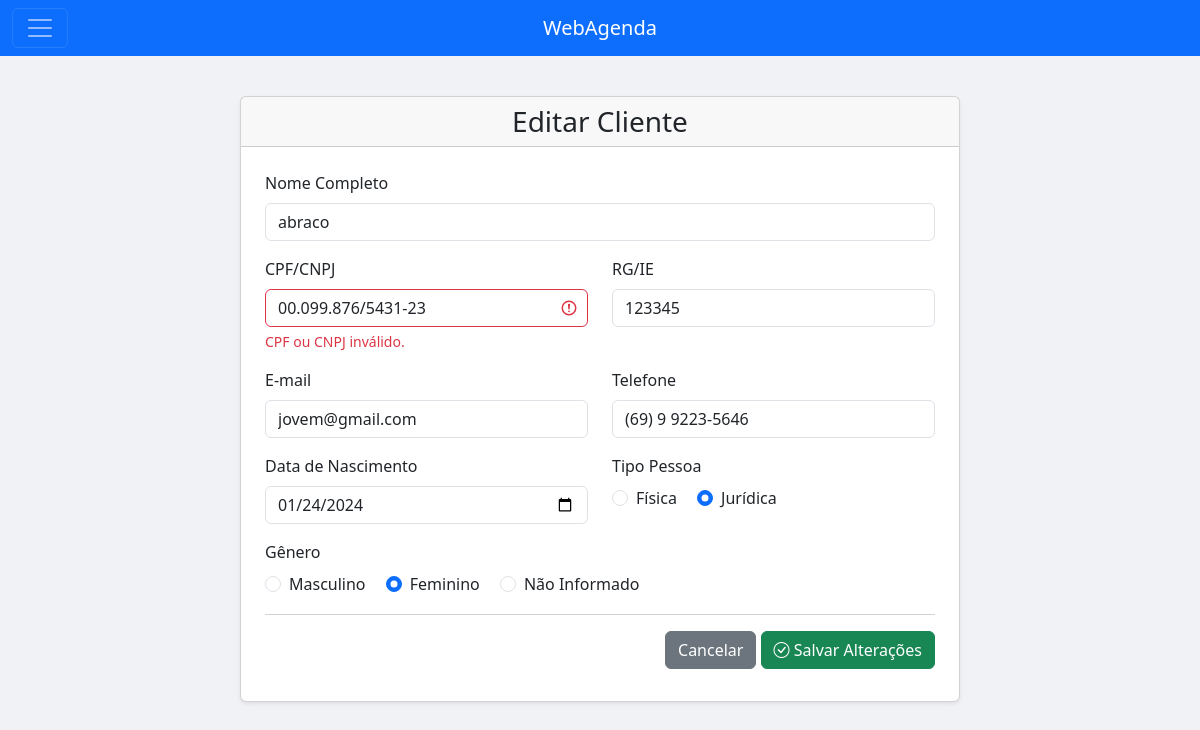
Screenshot of /Scripts/agenda.php?menuop=editarcliente&idcli=12 (signed in) with the database file from the repository.
### tables this page shows
CREATE TABLE IF NOT EXISTS `pessoas` (
  `id_pessoa` int NOT NULL AUTO_INCREMENT,
  `nome` varchar(100) NOT NULL,
  `cpfcnpj` varchar(20) NOT NULL,
  `rgie` varchar(20) DEFAULT NULL,
  `nasc` date DEFAULT NULL,
  `f_j` smallint DEFAULT NULL COMMENT '0-Pessoa Fisica, 1-Pessoa Juridica',
  `tipopessoa` smallint DEFAULT NULL COMMENT '0-Usuario, 1-Cliente, 2-Medico',
  `email` varchar(50) DEFAULT NULL,
  `telefone` varchar(50) DEFAULT NULL,
  `genero` char(1) DEFAULT NULL COMMENT 'M-Masculino, F-Feminino, N-Não Identificado',
  `excluido` tinyint(1) DEFAULT NULL,
  PRIMARY KEY (`id_pessoa`)
);

### Scripts/funcoes.php (called while the page is built, shortened)
<?php
function formatarCpfCnpj($numero) {
    $numero = preg_replace('/\D/', '', $numero);
    if (strlen($numero) === 11) {
        return preg_replace('/^(\d{3})(\d{3})(\d{3})(\d{2})$/', '$1.$2.$3-$4', $numero);
    } elseif (strlen($numero) === 14) {
        return preg_replace('/^(\d{2})(\d{3})(\d{3})(\d{4})(\d{2})$/', '$1.$2.$3/$4-$5', $numero);
    }
    return $numero;
}
function formatarTelefone($telefone) {
    $telefone = preg_replace('/\D/', '', $telefone);
    if (strlen($telefone) === 11) {
        return preg_replace('/^(\d{2})(\d{1})(\d{4})(\d{4})$/', '($1) $2 $3-$4', $telefone);
    } elseif (strlen($telefone) === 10) {
        return preg_replace('/^(\d{2})(\d{4})(\d{4})$/', '($1) $2-$3', $telefone);
    }
    return $telefone;
}
?>

### Scripts/editarcliente.php (the view, shortened to what this page needs)
<?php
include_once("conexao.php");
include_once("funcoes.php");
$dados = null;
try {
    $idcli = $_GET["idcli"] ?? null;
    $sql = "SELECT id_pessoa, nome, cpfcnpj, rgie, email, telefone, nasc, f_j, genero FROM pessoas WHERE id_pessoa = ?";
    $stmt = mysqli_prepare($conexao, $sql);
    mysqli_stmt_bind_param($stmt, 'i', $idcli);
    mysqli_stmt_execute($stmt);
    mysqli_stmt_bind_result($stmt, $id_pessoa, $nome, $cpfcnpj, $rgie, $email, $telefone, $nasc, $f_j, $genero);
    if (mysqli_stmt_fetch($stmt)) {
        $dados = [
            'id_pessoa' => $id_pessoa,
            'nome' => $nome,
            'cpfcnpj' => $cpfcnpj,
            'rgie' => $rgie,
            'email' => $email,
            'telefone' => $telefone,
            'nasc' => $nasc,
            'f_j' => $f_j,
            'genero' => $genero
        ];
    }
} catch (Exception $e) {
    die("Erro: " . $e->getMessage());
}
?>
<!DOCTYPE html>
<html lang="pt-br">
<head>
    <link href="https://cdn.jsdelivr.net/npm/bootstrap@5.3.2/dist/css/bootstrap.min.css" rel="stylesheet">
    <link rel="stylesheet" href="https://cdn.jsdelivr.net/npm/bootstrap-icons@1.11.3/font/bootstrap-icons.min.css">
</head>
<body style="background-color: #f0f2f5;">
<div class="container my-4">
    <div class="row justify-content-center">
        <div class="col-12 col-lg-10 col-xl-8">
            <div class="card shadow-sm">
                <div class="card-header">
                    <h3 class="text-center mb-0">Editar Cliente</h3>
                </div>
                <div class="card-body p-4">
                    <form action="agenda.php?menuop=atualizarcliente" method="post">
                        <div class="row">
                            <div class="col-md-12 mb-3">
                                <label for="clinome" class="form-label">Nome Completo</label>
                                <input type="text" class="form-control" id="clinome" name="clinome" value="<?= htmlspecialchars($dados["nome"]) ?>" required>
                            </div>
                            <div class="col-md-6 mb-3">
                                <label for="clicpfcnpj" class="form-label">CPF/CNPJ</label>
                                <input type="text" class="form-control" id="clicpfcnpj" name="clicpfcnpj" value="<?= htmlspecialchars(formatarCpfCnpj($dados["cpfcnpj"])) ?>" maxlength="18">
                                <div class="invalid-feedback">CPF ou CNPJ inválido.</div>
                            </div>
                            <div class="col-md-6 mb-3">
                                <label for="clirgie" class="form-label">RG/IE</label>
                                <input type="text" class="form-control" id="clirgie" name="clirgie" value="<?= htmlspecialchars($dados["rgie"]) ?>">
                            </div>
                            <div class="col-md-6 mb-3">
                                <label for="cliemail" class="form-label">E-mail</label>
                                <input type="email" class="form-control" id="cliemail" name="cliemail" value="<?= htmlspecialchars($dados["email"]) ?>">
                            </div>
                            <div class="col-md-6 mb-3">
                                <label for="clitel" class="form-label">Telefone</label>
                                <input type="text" class="form-control" id="clitel" name="clitel" value="<?= htmlspecialchars(formatarTelefone($dados["telefone"])) ?>" maxlength="15">
                            </div>
                            <div class="col-md-6 mb-3">
                                <label for="clinasc" class="form-label">Data de Nascimento</label>
                                <input type="date" class="form-control" id="clinasc" name="clinasc" value="<?= htmlspecialchars($dados["nasc"]) ?>">
                            </div>
                            <div class="col-md-6 mb-3">
                                <label class="form-label d-block">Tipo Pessoa</label>
                                <div class="form-check form-check-inline">
                                    <input class="form-check-input" type="radio" id="pessoafisica" name="clitipo" value="0" <?php if ($dados["f_j"] == 0) echo 'checked'; ?> required>
                                    <label class="form-check-label" for="pessoafisica">Física</label>
                                </div>
                                <div class="form-check form-check-inline">
                                    <input class="form-check-input" type="radio" id="pessoajuridica" name="clitipo" value="1" <?php if ($dados["f_j"] == 1) echo 'checked'; ?> required>
                                    <label class="form-check-label" for="pessoajuridica">Jurídica</label>
                                </div>
                            </div>
                            <div class="col-md-12 mb-3">
                                <label class="form-label d-block">Gênero</label>
                                <div class="form-check form-check-inline">
                                    <input class="form-check-input" type="radio" id="masculino" name="cligenero" value="M" <?php if ($dados["genero"] == "M") echo 'checked'; ?> required>
                                    <label class="form-check-label" for="masculino">Masculino</label>
                                </div>
                                <div class="form-check form-check-inline">
                                    <input class="form-check-input" type="radio" id="feminino" name="cligenero" value="F" <?php if ($dados["genero"] == "F") echo 'checked'; ?> required>
                                    <label class="form-check-label" for="feminino">Feminino</label>
                                </div>
                                <div class="form-check form-check-inline">
                                    <input class="form-check-input" type="radio" id="naoidentificado" name="cligenero" value="N" <?php if ($dados["genero"] == "N") echo 'checked'; ?> required>
                                    <label class="form-check-label" for="naoidentificado">Não Informado</label>
                                </div>
                            </div>
                        </div>
                        <div class="card-footer text-end bg-white px-0 pt-3">
                            <a href="agenda.php?menuop=clientes" class="btn btn-secondary">Cancelar</a>
                            <button type="submit" class="btn btn-success" name="atualizar">
                                <i class="bi bi-check-circle"></i> Salvar Alterações
                            </button>
                        </div>
                    </form>
                </div>
            </div>
        </div>
    </div>
</div>
</body>
</html>

### rows the page displays
pessoas: clinome "abraco", clicpfcnpj "00.099.876/5431-23", clirgie "123345", cliemail "jovem@gmail.com", clitel "(69) 9 9223-5646", clinasc "01/24/2024", f_j "☐ Física", f_j "☑ Jurídica", genero "☐ Masculino", genero "☑ Feminino", genero "☐ Não Informado"
